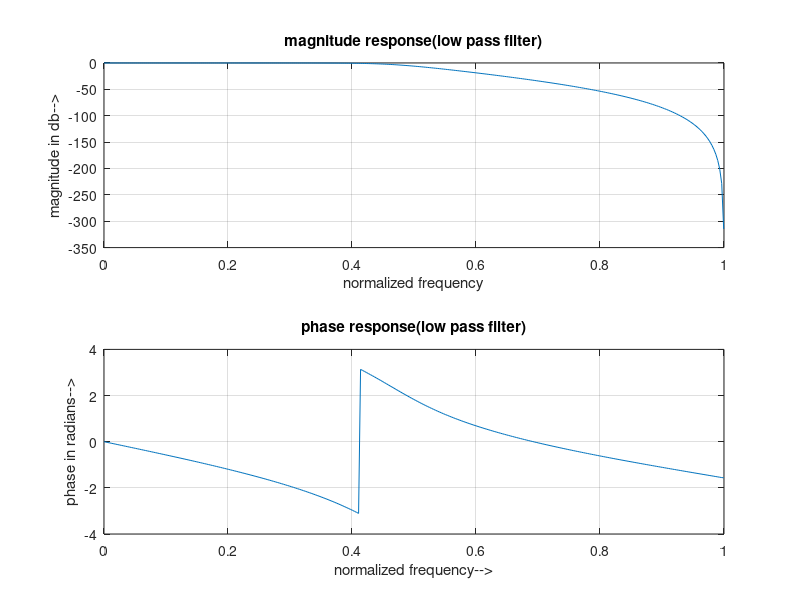

Source code (MATLAB):
# butterworth-6-1
clc;
clear all;
close all;
ap=0.5;
as=50;
fp=1000;
fs=2000;
f=5000;
wp=2*fp/f;
ws=2*fs/f;
wn=[wp,ws];
%TO FIND THE CUT OFF FREQ & ORDER OF FILTER
[n,wn]=buttord(wp,ws,ap,as);
[b,a]=butter(n,wn,'low');
w=0:0.01:pi;
h=freqz(b,a,w);
p=angle(h);
mag=20*log10(abs(h));
subplot(2,1,1);
plot(w/pi,mag);
grid;
xlabel('normalized frequency');
ylabel('magnitude in db-->');
title('magnitude response(low pass filter)');
subplot(2,1,2);
plot(w/pi,p);
grid;
xlabel('normalized frequency-->');
ylabel('phase in radians-->');
title('phase response(low pass filter)');
